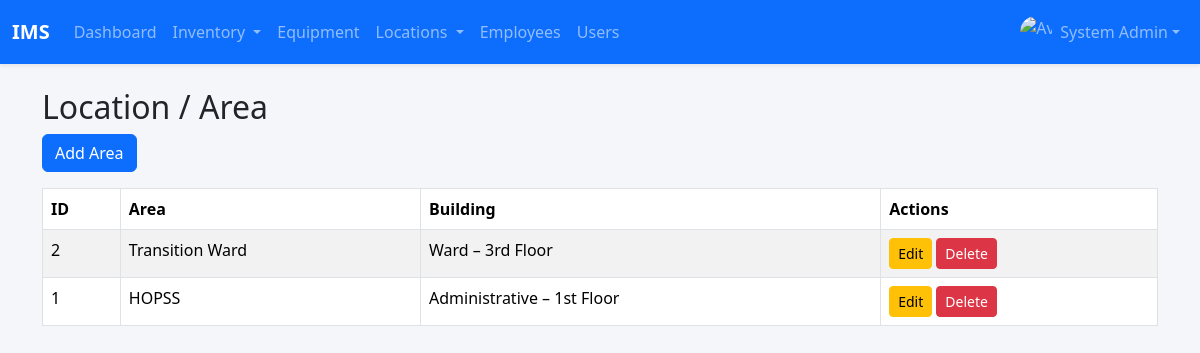
Screenshot of /departments.php (signed in) with the database file from the repository.
### tables this page shows
CREATE TABLE `users` (
  `id` int(11) NOT NULL,
  `firstname` varchar(100) DEFAULT NULL,
  `lastname` varchar(100) DEFAULT NULL,
  `username` varchar(80) DEFAULT NULL,
  `password` varchar(255) DEFAULT NULL,
  `avatar` varchar(255) DEFAULT NULL,
  `role` enum('admin','staff') DEFAULT 'staff',
  `created_at` timestamp NOT NULL DEFAULT current_timestamp()
);

CREATE TABLE `departments` (
  `id` int(11) NOT NULL,
  `building_id` int(11) DEFAULT NULL,
  `name` varchar(255) NOT NULL
);

CREATE TABLE `buildings` (
  `id` int(11) NOT NULL,
  `name` varchar(255) NOT NULL,
  `floor` int(11) NOT NULL DEFAULT 1
);

### config.php (called while the page is built, shortened)
<?php
$mysqli = new mysqli('localhost', 'root', '', 'inventory_db');
function e($string) {
    return htmlspecialchars($string, ENT_QUOTES, 'UTF-8');
}
function current_user() {
    global $mysqli;
    $uid = intval($_SESSION['user_id']);
    $res = $mysqli->query("SELECT * FROM users WHERE id = $uid LIMIT 1");
    return $res ? $res->fetch_assoc() : null;
}
?>

### departments.php (the view, shortened to what this page needs)
<?php
function ordinal($number) {
    $ends = ['th','st','nd','rd','th','th','th','th','th','th'];
    if (($number % 100) >= 11 && ($number % 100) <= 13) {
        return $number.'th';
    } else {
        return $number.$ends[$number % 10];
    }
}
include 'header.php';
$res = $mysqli->query("
    SELECT d.*, b.name AS building_name, b.floor AS building_floor
    FROM departments d
    LEFT JOIN buildings b ON d.building_id=b.id
    ORDER BY d.id DESC
");
?>
<div class="container mt-4">
    <h2>Location / Area</h2>
    <button class="btn btn-primary mb-3" data-bs-toggle="modal" data-bs-target="#departmentModal" onclick="openDeptModal()">Add Area</button>
    <table class="table table-bordered table-striped">
        <thead>
            <tr>
                <th>ID</th>
                <th>Area</th>
                <th>Building</th>
                <th>Actions</th>
            </tr>
        </thead>
        <tbody>
            <?php while($d = $res->fetch_assoc()): ?>
            <tr>
                <td><?= $d['id'] ?></td>
                <td><?= e($d['name']) ?></td>
                <td>
                    <?= e($d['building_name']) ?>
                    <?php if(!empty($d['building_floor'])): ?>
                        – <?= ordinal($d['building_floor']) ?> Floor
                    <?php endif; ?>
                </td>
                <td>
                    <button class="btn btn-sm btn-warning" data-bs-toggle="modal" data-bs-target="#departmentModal"
                        onclick="openDeptModal(<?= $d['id'] ?>,'<?= e($d['name']) ?>',<?= $d['building_id'] ?? 'null' ?>)">Edit</button>
                    <a href="departments.php?action=delete&id=<?= $d['id'] ?>" class="btn btn-sm btn-danger" onclick="return confirm('Delete this department?')">Delete</a>
                </td>
            </tr>
            <?php endwhile; ?>
        </tbody>
    </table>
</div>

### header.php (shortened to what this page needs)
<?php
require_once 'config.php';
?>
<!DOCTYPE html>
<html lang="en">
<head>
    <link href="https://cdn.jsdelivr.net/npm/bootstrap@5.3.2/dist/css/bootstrap.min.css" rel="stylesheet">
</head>
<body>
<?php
$u = current_user();
?>
<nav class="navbar navbar-expand-lg navbar-dark bg-primary mb-4 shadow-sm">
    <div class="container-fluid">
        <a class="navbar-brand fw-bold" href="dashboard.php">IMS</a>
        <div class="collapse navbar-collapse" id="mainNavbar">
            <ul class="navbar-nav me-auto mb-2 mb-lg-0">
                <li class="nav-item">
                    <a class="nav-link" href="dashboard.php">Dashboard</a>
                </li>
                <li class="nav-item dropdown">
                    <a class="nav-link dropdown-toggle" href="#" role="button" data-bs-toggle="dropdown">
                        Inventory
                    </a>
                </li>
                <li class="nav-item">
                    <a class="nav-link" href="equipment.php">Equipment</a>
                </li>
                <?php if($u['role'] === 'admin'): ?>
                <li class="nav-item dropdown">
                    <a class="nav-link dropdown-toggle" href="#" role="button" data-bs-toggle="dropdown">
                        Locations
                    </a>
                </li>
                <li class="nav-item">
                    <a class="nav-link" href="employees.php">
                        <i class="fas fa-users"></i> Employees
                    </a>
                </li>
                <li class="nav-item">
                    <a class="nav-link" href="users.php">Users</a>
                </li>
                <?php endif; ?>
            </ul>
            <ul class="navbar-nav ms-auto">
                <li class="nav-item dropdown">
                    <a class="nav-link dropdown-toggle d-flex align-items-center" href="#" data-bs-toggle="dropdown">
                        <img src="<?= !empty($u['avatar']) ? 'uploads/avatars/'.$u['avatar'] : 'assets/img/default-avatar.png' ?>"
                             alt="Avatar"
                             class="rounded-circle me-2"
                             style="width: 32px; height: 32px; object-fit: cover;">
                        <span><?= e($u['firstname'].' '.$u['lastname']) ?></span>
                    </a>
                </li>
            </ul>
        </div>
    </div>
</nav>
</body>
</html>

### header.php (style rules this page uses)
body { background: #f5f6fa; }

### rows the page displays
users: firstname+lastname "System Admin"
departments: id "2", name "Transition Ward", building.name "Ward", building.floor "3rd"
departments: id "1", name "HOPSS", building.name "Administrative", building.floor "1st"
